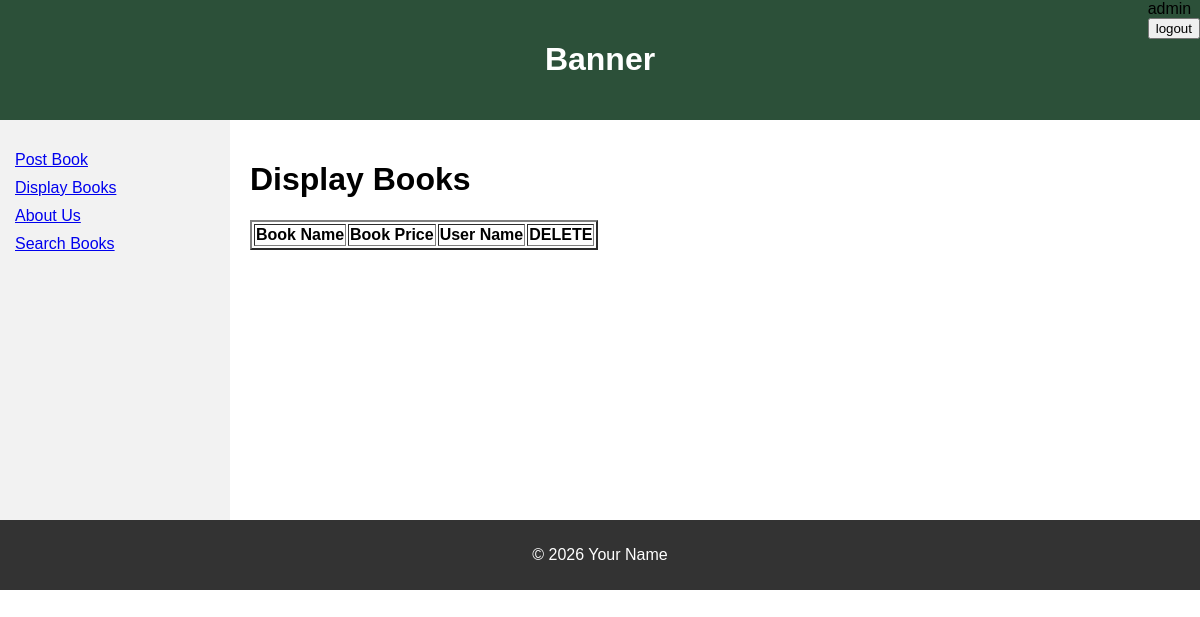
/mybooks (signed in), run on an earlier commit of the app's database.
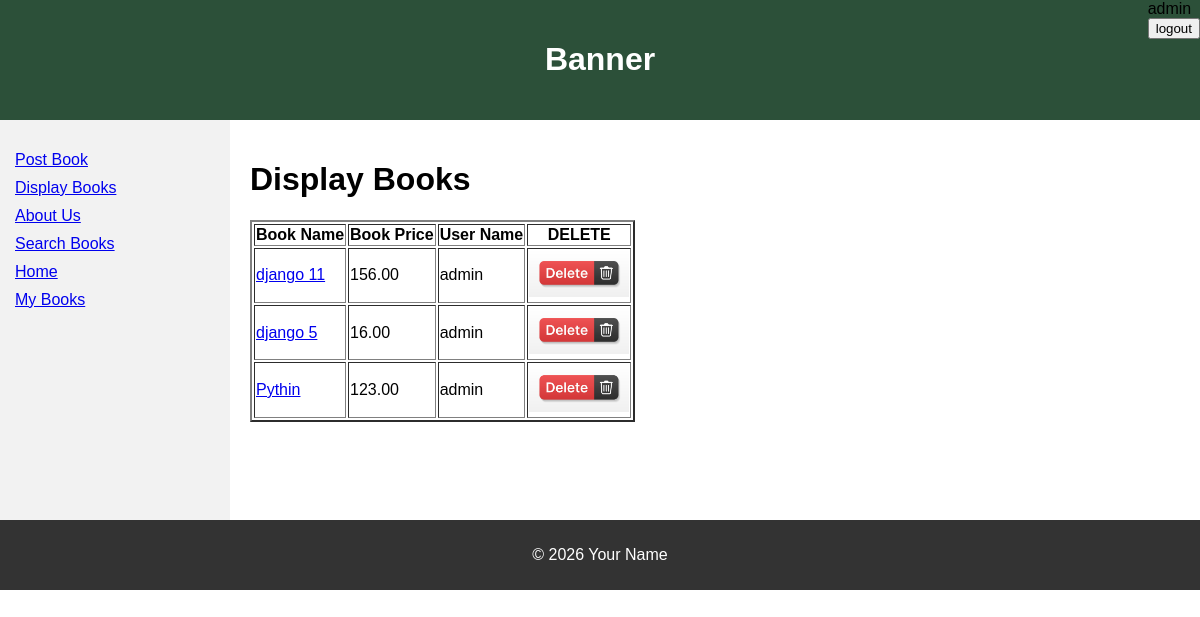
And on a later commit of the database.
### bookMng/models.py (models this page shows, shortened)
class MainMenu(models.Model):
    item = models.CharField(max_length=300, unique=True)
    link = models.CharField(max_length=300, unique=True)

class Book(models.Model):
    name = models.CharField(max_length=200)
    web = models.URLField(max_length=300)
    price = models.DecimalField(decimal_places=2, max_digits=8)
    publishdate = models.DateField(auto_now=True)
    picture = models.FileField(upload_to='bookEx/static/uploads')
    pic_path = models.CharField(max_length=300, editable=False, blank=True)
    username = models.ForeignKey(User, blank=True, null=True, on_delete=models.CASCADE)

### bookMng/views.py (the view)
# urls.py: path('mybooks', views.mybooks, name='mybooks'),
def mybooks(request):
    books = Book.objects.filter(username=request.user)
    for b in books:
        b.pic_path = b.picture.url[14:]
    return render(request,
                  'bookMng/mybooks.html',
                  {
                      'item_list': MainMenu.objects.all(),
                      'books': books
                  })

### bookEx/templates/bookMng/mybooks.html (shortened to what this page needs)
{% extends "base.html" %}
{% load static %}
{% block sidenav %}
   {% for item in item_list %}
      <li>
        <a href="{{ item.link }}">  {{ item.item }} </a>
      </li>
   {% endfor %}
{% endblock sidenav %}
{% block content %}
   <h1>Display Books</h1>
   <table border="2" >
      <tr>
          <th>
              Book Name
          </th>
          <th>
              Book Price
          </th>
          <th>
              User Name
          </th>
          <th>
              DELETE
          </th>
      </tr>
   {% for book in books %}
       <tr>
         <td>
        <a href="book_detail/{{ book.id }}">  {{ book.name }} </a>
         </td>
         <td>
            {{ book.price }}
         </td>
          <td>
            {{ book.username }}
         </td>
         <td>
            <a href="book_delete/{{ book.id }}">
                <img src="{% static 'delete_button.jpg' %}" width="100" />
         </td>
      </tr>
   {% endfor %}
   </table>
{% endblock content %}

### bookEx/templates/base.html (shortened to what this page needs)
{% load static %}
<!DOCTYPE html>
<html lang="en">
<head>
    <link rel="stylesheet" href="../static/main.css">
    <link rel="stylesheet" href="{% static 'table_format.css' %}" type="text/css" />
     <link rel="stylesheet" href="{% static 'message_box.css' %}">
</head>
<body>
    <span style="float: right;">
        {% if user.is_authenticated %}
           {{ user.username}}
           <form action="{% url 'logout' %}?next=/" method="post">
               <button type="submit">logout</button>
           </form>
        {% else %}
           Not Logged in
           <a href="{% url 'login' %}?next=/">login</a>
        {% endif %}
    </span>
    <header class="banner">
        <h1>Banner</h1>
    </header>
    <div class="container">
        <nav class="menu">
            <ul>
                {% block sidenav %}{% endblock sidenav %}
            </ul>
        </nav>
        <main class="content">
                {% block content %}{% endblock content %}
        </main>
    </div>
    <footer class="footer">
        <p>© 2026 Your Name</p>
    </footer>
</body>
</html>

### bookEx/static/main.css (style rules this page uses)
body { margin: 0; font-family: Arial, sans-serif; }
.banner { background-color: #2c5039; color: white; text-align: center; padding: 20px; }
.container { display: flex; min-height: 400px; }
.menu { width: 200px; background-color: #f2f2f2; padding: 15px; }
.menu ul { list-style: none; padding: 0; }
.menu li { margin-bottom: 10px; }
.content { flex: 1; padding: 20px; background-color: #ffffff; }
.footer { background-color: #333; color: white; text-align: center; padding: 10px; }

What changed in the data, as far as the page shows it:
added MainMenu: item "Home"
added MainMenu: item "My Books"
added Book: name "django 11", price "156.00", username "admin"
added Book: name "django 5", price "16.00", username "admin"
added Book: name "Pythin", price "123.00", username "admin"
